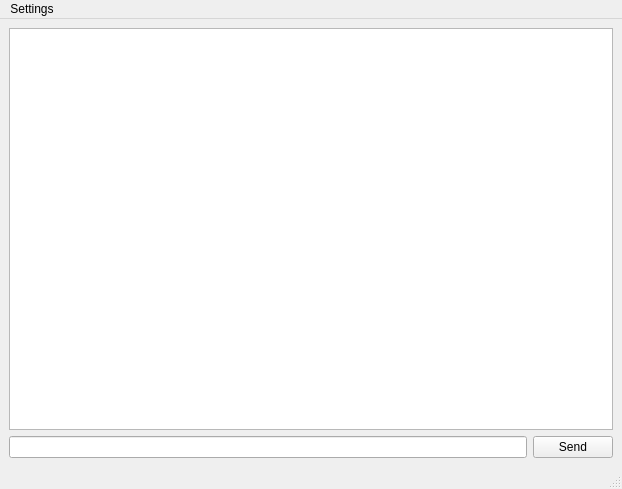
<?xml version="1.0" encoding="UTF-8"?>
<ui version="4.0">
 <class>MainWindow</class>
 <widget class="QMainWindow" name="MainWindow">
  <property name="geometry">
   <rect>
    <x>0</x>
    <y>0</y>
    <width>622</width>
    <height>489</height>
   </rect>
  </property>
  <property name="windowTitle">
   <string>MainWindow</string>
  </property>
  <widget class="QWidget" name="centralwidget">
   <layout class="QGridLayout" name="gridLayout">
    <item row="0" column="0" colspan="2">
     <widget class="QListWidget" name="listWidget"/>
    </item>
    <item row="1" column="0">
     <widget class="QLineEdit" name="lineEdit"/>
    </item>
    <item row="1" column="1">
     <widget class="QPushButton" name="sendButton">
      <property name="text">
       <string>Send</string>
      </property>
     </widget>
    </item>
   </layout>
  </widget>
  <widget class="QMenuBar" name="menubar">
   <property name="geometry">
    <rect>
     <x>0</x>
     <y>0</y>
     <width>622</width>
     <height>20</height>
    </rect>
   </property>
   <widget class="QMenu" name="menuSettings">
    <property name="title">
     <string>Settings</string>
    </property>
    <addaction name="actionConnect_to_user"/>
    <addaction name="actionSet_name"/>
   </widget>
   <addaction name="menuSettings"/>
  </widget>
  <widget class="QStatusBar" name="statusbar"/>
  <action name="actionConnect_to_user">
   <property name="text">
    <string>Connect to user</string>
   </property>
  </action>
  <action name="actionSet_name">
   <property name="text">
    <string>Set name</string>
   </property>
  </action>
 </widget>
 <resources/>
 <connections/>
</ui>
